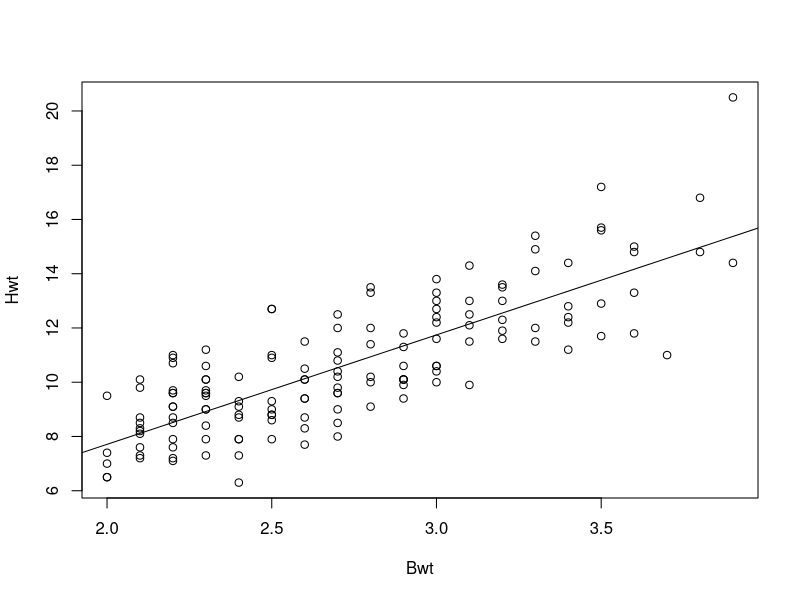

Here is the R script that generated this plot:
library(MASS)
print(summary(cats))
plot(Hwt ~ Bwt, data = cats)
model <- lm(Hwt ~ Bwt, data = cats)
print(summary(model))
abline(model)
